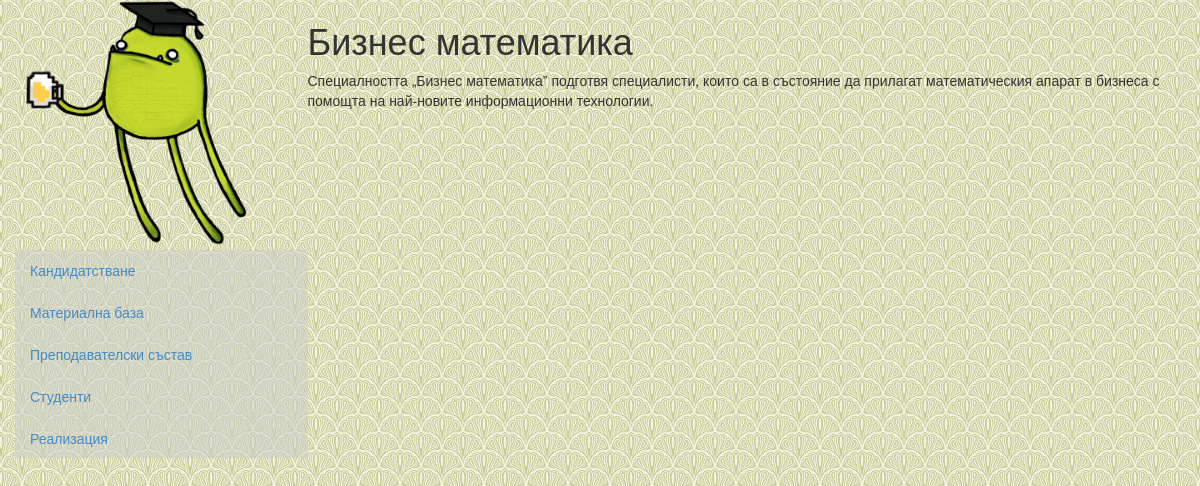
The page /programme/60 on the database its author committed.
### default/models.py (models this page shows, shortened)
class Programme(models.Model):
    categories = models.ManyToManyField(
        SpecCategory, related_name='programmes')
    uni = models.ForeignKey(Uni)
    description = models.TextField()
    name = models.CharField(max_length=200)
    def _get_rating(self):
        rating = 0
        for post in self.posts.all():
            rating += post.vote
        return rating
    rating = property(_get_rating)

### default/views.py (the view)
# urls.py: url(r'^programme/(?P<programme_id>\d+)$', 'default.views.programme_view'),
def programme_view(request, programme_id):
    programme = models.Programme.objects.get(id=programme_id)
    return render(request, 'default/programme.html',
                  {'programme': programme})

### templates/default/programme.html
{% extends "default/programme_base.html" %}
{% block info %}
  <div class="row">
    <h1>{{ programme.name }}</h1>
    <p>{{ programme.description }}</p>
  </div>
{% endblock %}

### static/css/default.css (style rules this page uses)
body { background-image: url('../img/bg.png'); }

### rows shown on the page
Programme: name "Бизнес математика", description "Специалността „Бизнес математика” подготвя спе­­циалисти, които са в състояние да прилагат математическия апарат в бизнеса с помощта на най-новите информационни технологии."
